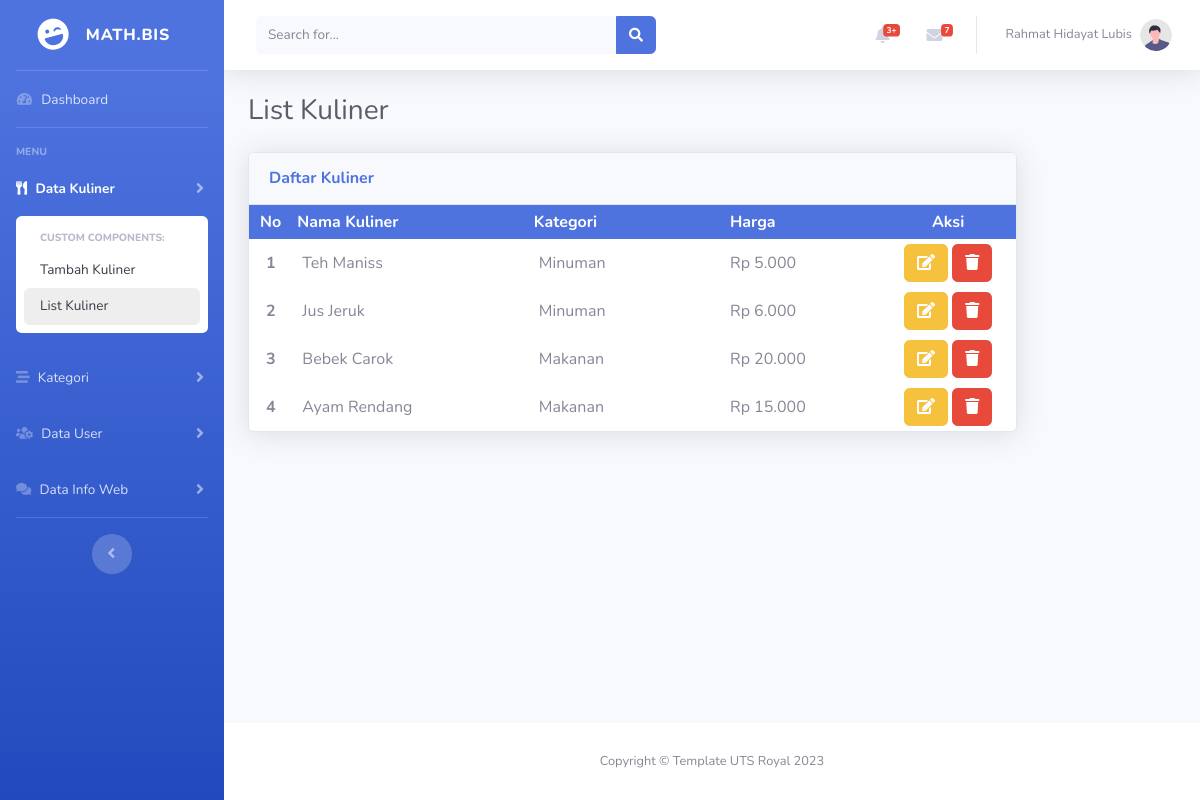
The page /list_kuliner.php on the database its author committed.
### tables this page shows
CREATE TABLE `tabel_user` (
  `id` int(11) NOT NULL,
  `nama_user` varchar(25) NOT NULL,
  `username` varchar(25) NOT NULL,
  `password` varchar(255) NOT NULL
);

CREATE TABLE `tabel_kuliner` (
  `id` int(11) NOT NULL,
  `id_kategori` int(11) NOT NULL,
  `nama` varchar(50) NOT NULL,
  `harga` int(15) NOT NULL
);

CREATE TABLE `tabel_kategori` (
  `id` int(11) NOT NULL,
  `kategori` varchar(50) NOT NULL
);

### koneksi.php (called while the page is built, shortened)
<?php
$databaseName = "db_project_akhir";
$conn = mysqli_connect("localhost", "root", "", $databaseName);
function query($query){
    global $conn;
    $result = mysqli_query($conn, $query);
    $rows = [];
    while ( $row = mysqli_fetch_assoc($result)) {
        $rows[] = $row;
    }
    return $rows;
}
function FormatRupiah($data){
    return number_format($data, 0, ',', '.');
}
?>

### Component/UserAktif.php (called while the page is built, shortened)
<?php
if ( !isset($_SESSION['aktif_user']) ){
  $user = query("SELECT * FROM tabel_user WHERE nama_user LIKE '%rahmat%'")[0];
} else {
  $uid = $_SESSION['aktif_user'];
  $user = query("SELECT * FROM tabel_user WHERE id = '$uid'")[0];
}
?>

### list_kuliner.php (the view, shortened to what this page needs)
<?php
require 'koneksi.php';
$kuliners = query("SELECT kuliner.id AS id_kuliner, kuliner.id_kategori, kuliner.nama AS nama_kuliner, kuliner.harga AS harga_kuliner, kategori.kategori AS kategori FROM tabel_kuliner AS kuliner INNER JOIN tabel_kategori AS kategori ON kuliner.id_kategori = kategori.id ORDER BY kuliner.id DESC");
$jlh_kuliner = count($kuliners);
?>
<!DOCTYPE html>
<html lang="en">
<head>
  <link href="vendor/fontawesome-free/css/all.min.css" rel="stylesheet" type="text/css">
  <link href="css/sb-admin-2.min.css" rel="stylesheet">
  <link rel="stylesheet" href="css/index.css">
</head>
<body id="page-top">
  <div id="wrapper">
    <ul class="navbar-nav bg-gradient-primary sidebar sidebar-dark accordion" id="accordionSidebar">
      <a class="sidebar-brand d-flex align-items-center justify-content-center" href="#">
        <div class="sidebar-brand-icon rotate-n-15">
          <i class="fas fa-laugh-wink"></i>
        </div>
        <?php include './Component/UserAktif.php'; ?>
        <div class="sidebar-brand-text mx-3 text-truncate""><?= $user["username"] ?></div>
            </a>
            <hr class=" sidebar-divider my-0">
          <li class="nav-item">
            <a class="nav-link" href="index.php">
              <i class="fas fa-fw fa-tachometer-alt"></i>
              <span>Dashboard</span></a>
          </li>
          <hr class="sidebar-divider">
          <div class="sidebar-heading">
            Menu
          </div>
          <li class="nav-item active">
            <a class="nav-link collapsed" href="#" data-toggle="collapse" data-target="#collapseTwo"
              aria-expanded="true" aria-controls="collapseTwo">
              <i class="fas fa-utensils"></i>
              <span>Data Kuliner</span>
            </a>
            <div id="collapseTwo" class="collapse show" aria-labelledby="headingTwo" data-parent="#accordionSidebar">
              <div class="bg-white py-2 collapse-inner rounded">
                <h6 class="collapse-header">Custom Components:</h6>
                <a class="collapse-item" href="FormTambahKuliner.php">Tambah Kuliner</a>
                <a class="collapse-item bg-hoper" href="list_kuliner.php">List Kuliner</a>
              </div>
            </div>
          </li>
          <li class="nav-item">
            <a class="nav-link collapsed" href="#" data-toggle="collapse" data-target="#collapseUtilities"
              aria-expanded="true" aria-controls="collapseUtilities">
              <i class="fas fa-stream"></i>
              <span>Kategori</span>
            </a>
          </li>
          <li class="nav-item">
            <a class="nav-link collapsed" href="#" data-toggle="collapse" data-target="#collapseUser"
              aria-expanded="true" aria-controls="collapseUser">
              <i class="fas fa-users-cog"></i>
              <span>Data User</span>
            </a>
          </li>
          <li class="nav-item">
            <a class="nav-link collapsed" href="#" data-toggle="collapse" data-target="#collapseInfoWeb"
              aria-expanded="true" aria-controls="collapseInfoWeb">
              <i class="fas fa-comments"></i>
              <span>Data Info Web</span>
            </a>
          </li>
          <hr class="sidebar-divider d-none d-md-block">
          <div class="text-center d-none d-md-inline">
            <button class="rounded-circle border-0" id="sidebarToggle"></button>
          </div>
    </ul>
    <div id="content-wrapper" class="d-flex flex-column">
      <div id="content">
        <?php include './Component/Topbar.php'; ?>
        <div class="container-fluid">
          <div class="d-sm-flex align-items-center justify-content-between mb-4">
            <h1 class="h3 mb-0 text-gray-800">List Kuliner</h1>
          </div>
          <div class="row">
            <div class="col-lg-10">
              <div class="card shadow mb-4">
                <div class="card-header py-3">
                  <h6 class="m-0 font-weight-bold text-primary">Daftar Kuliner</h6>
                </div>
                <div class="card-body p-0">
                  <table cellpadding="5" width="100%">
                    <tr class="bg-primary text-white">
                      <th class="text-center">No</th>
                      <th>Nama Kuliner</th>
                      <th>Kategori</th>
                      <th style="padding: 0 25px 0 25px;">Harga</th>
                      <th class="text-center">Aksi</th>
                    </tr>
                    <?php
                     $no = 1;
                     if($jlh_kuliner == 0) : ?>
                    <tr>
                      <td colspan="5" class="text-center">Data Not Available</td>
                    </tr>
                    <?php else: ?>
                    <?php foreach( $kuliners as $kuliner): ?>
                    <tr>
                      <td class="text-center font-weight-bold"><?= $no ?></td>
                      <td style="padding: 6px 50px 6px 10px;"><?= $kuliner["nama_kuliner"] ?></td>
                      <td style="padding: 6px 50px 6px 10px;"><?= $kuliner["kategori"] ?></td>
                      <td style="padding: 0 25px 0 25px;">Rp <?= FormatRupiah($kuliner["harga_kuliner"]) ?></td>
                      <td class="text-center">
                        <a href="FormUpdateKuliner.php?id=<?= $kuliner['id_kuliner'] ?>" class="btn btn-warning">
                          <i class="fas fa-edit"></i>
                        </a>
                        <a href="delete_data.php?id=<?= $kuliner['id_kuliner'] ?>&act=kuliner" class="btn btn-danger"
                          onclick="return confirm('Yakin Menghapus <?= $kuliner['nama_kuliner']; ?> ?');">
                          <i class="fas fa-trash"></i>
                        </a>
                      </td>
                    </tr>
                    <?php $no++; ?>
                    <?php endforeach; ?>
                    <?php endif; ?>
                  </table>
                </div>
              </div>
            </div>
          </div>
        </div>
      </div>
      <?php include './Component/Footer.php'; ?>
    </div>
  </div>
</body>
</html>

### Component/Topbar.php (shortened to what this page needs)
<nav class="navbar navbar-expand navbar-light bg-white topbar mb-4 static-top shadow">
  <form class="d-none d-sm-inline-block form-inline mr-auto ml-md-3 my-2 my-md-0 mw-100 navbar-search">
    <div class="input-group">
      <input type="text" class="form-control bg-light border-0 small" placeholder="Search for..." aria-label="Search"
        aria-describedby="basic-addon2">
      <div class="input-group-append">
        <button class="btn btn-primary" type="button">
          <i class="fas fa-search fa-sm"></i>
        </button>
      </div>
    </div>
  </form>
  <ul class="navbar-nav ml-auto">
    <li class="nav-item dropdown no-arrow mx-1">
      <a class="nav-link dropdown-toggle" href="#" id="alertsDropdown" role="button" data-toggle="dropdown"
        aria-haspopup="true" aria-expanded="false">
        <i class="fas fa-bell fa-fw"></i>
        <span class="badge badge-danger badge-counter">3+</span>
      </a>
    </li>
    <li class="nav-item dropdown no-arrow mx-1">
      <a class="nav-link dropdown-toggle" href="#" id="messagesDropdown" role="button" data-toggle="dropdown"
        aria-haspopup="true" aria-expanded="false">
        <i class="fas fa-envelope fa-fw"></i>
        <span class="badge badge-danger badge-counter">7</span>
      </a>
    </li>
    <li class="nav-item dropdown no-arrow">
      <a class="nav-link dropdown-toggle" href="#" id="userDropdown" role="button" data-toggle="dropdown"
        aria-haspopup="true" aria-expanded="false">
        <span class="mr-2 d-none d-lg-inline text-gray-600 small"><?= $user["nama_user"] ?></span>
        <img class="img-profile rounded-circle" src="img/undraw_profile.svg">
      </a>
    </li>
  </ul>
</nav>

### css/index.css (style rules this page uses)
.bg-hoper { background-color: #e6e6e6a9; }

### rows shown on the page
tabel_user: username "MATH.BIS", nama_user "Rahmat Hidayat Lubis"
tabel_kuliner: nama "Teh Maniss", id_kategori.kategori "Minuman", harga "5.000"
tabel_kuliner: nama "Jus Jeruk", id_kategori.kategori "Minuman", harga "6.000"
tabel_kuliner: nama "Bebek Carok", id_kategori.kategori "Makanan", harga "20.000"
tabel_kuliner: nama "Ayam Rendang", id_kategori.kategori "Makanan", harga "15.000"
